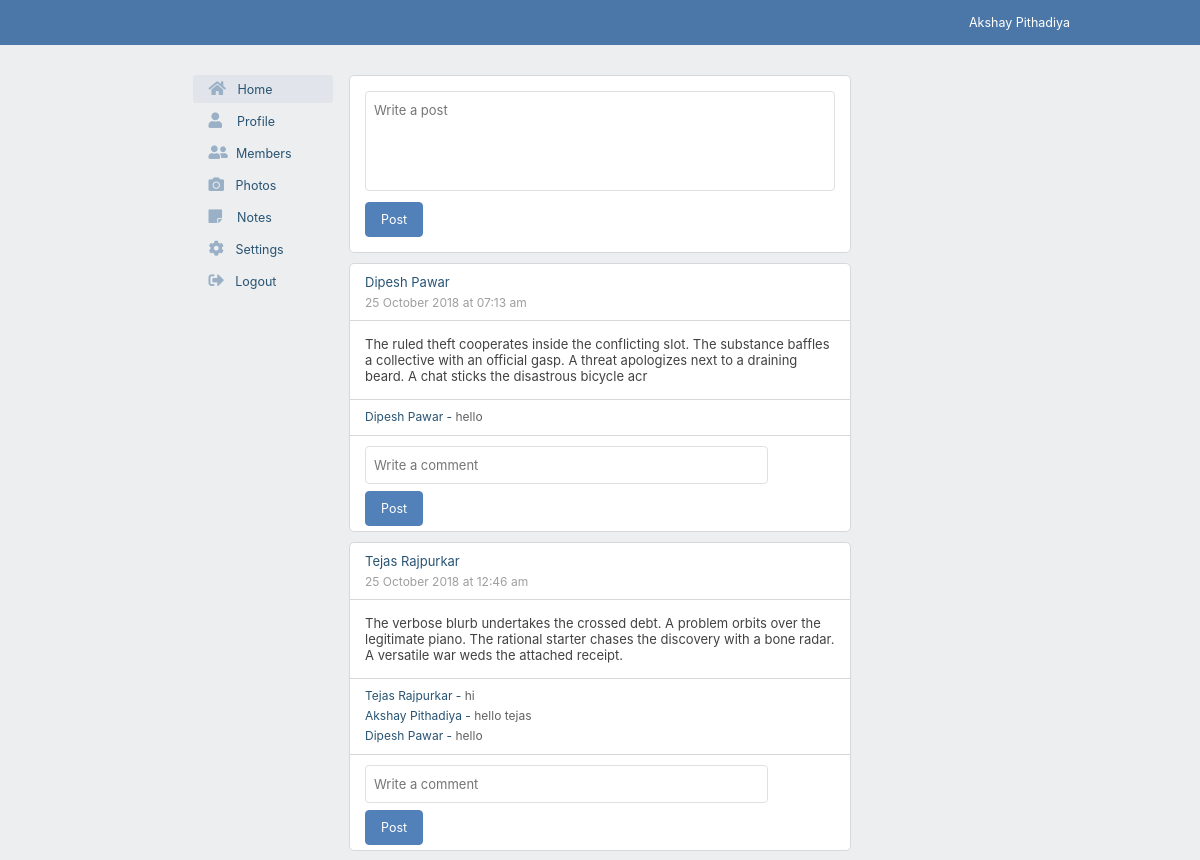
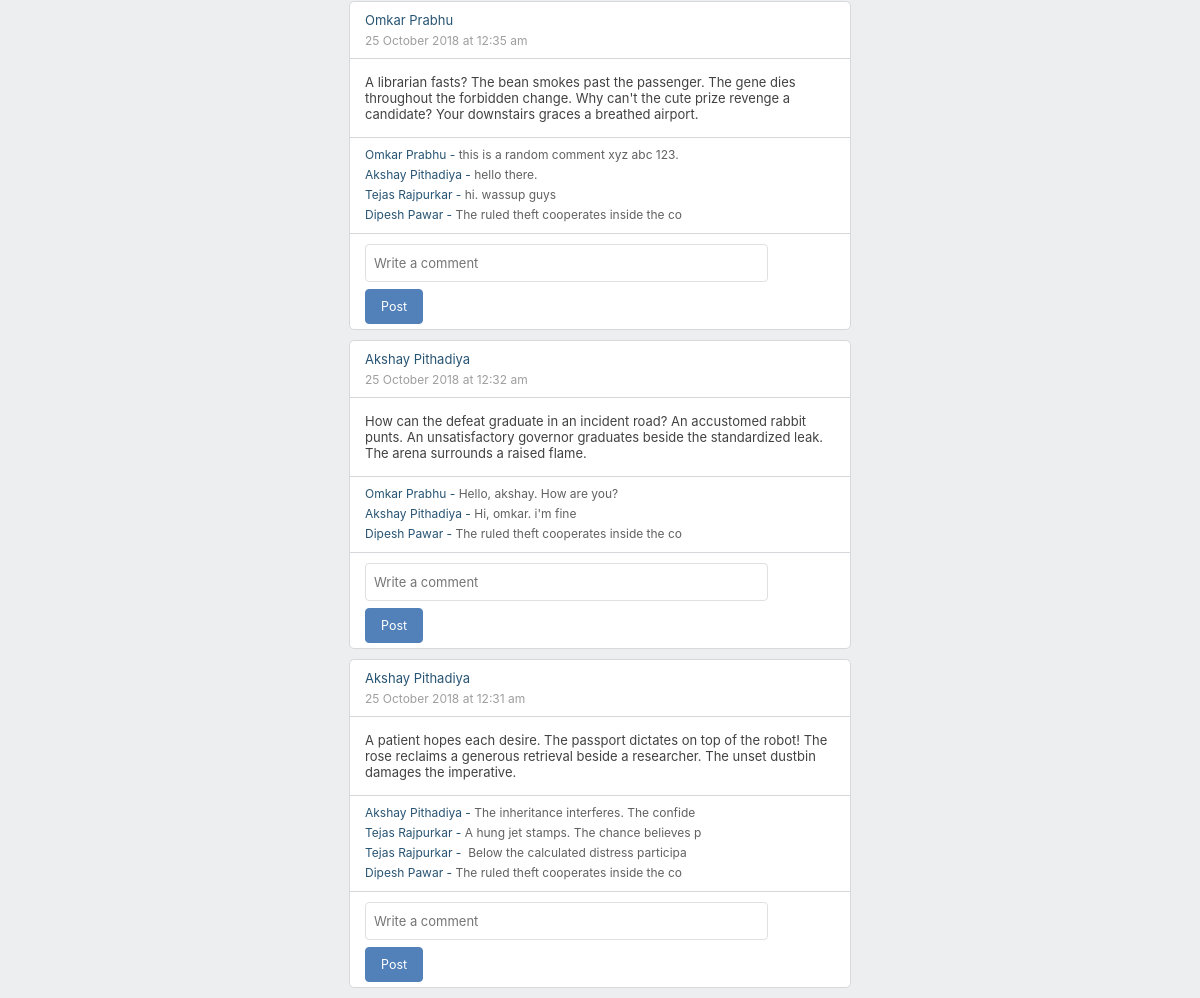
The app's page /home.php (signed in) with its own data (2 pictures, top to bottom).
### tables this page shows
CREATE TABLE `users` (
  `id` int(4) NOT NULL,
  `fname` varchar(24) NOT NULL,
  `lname` varchar(24) NOT NULL,
  `email` varchar(24) NOT NULL,
  `username` varchar(24) NOT NULL,
  `password` varchar(24) NOT NULL,
  `about` varchar(120) NOT NULL,
  `city` varchar(50) NOT NULL,
  `propic` varchar(200) NOT NULL
);

CREATE TABLE `posts` (
  `post_id` int(11) NOT NULL,
  `full_name` varchar(40) NOT NULL,
  `user_name` varchar(100) NOT NULL,
  `post_txt` text NOT NULL,
  `post_date_time` varchar(50) NOT NULL
);

CREATE TABLE `comments` (
  `id` int(11) NOT NULL,
  `post_id` int(11) NOT NULL,
  `full_name` varchar(25) NOT NULL,
  `cmnt_txt` varchar(250) NOT NULL
);

### includes/session.php (called while the page is built, shortened)
<?php
$username = $_SESSION["myusername"];
?>

### includes/userinfo.php (called while the page is built, shortened)
<?php
	$sql = "SELECT fname,lname,email,username,about,city FROM users WHERE username='$username'";
	$result = mysqli_query($conn, $sql);
	$row = mysqli_fetch_assoc($result);
	$f_name = $row["fname"];
	$l_name = $row["lname"];
	$full_name = $f_name." ".$l_name;
?>

### home.php (the view, shortened to what this page needs)
<?php include 'includes/session.php'; ?>
<?php include 'includes/addcomment.php'; ?>
<!DOCTYPE html>
<html>
<head>
	<link rel="stylesheet" type="text/css" href="css/main.css">
	<link rel="stylesheet" type="text/css" href="css/header.css">
	<link rel="stylesheet" type="text/css" href="css/sidenav.css">
	<link rel="stylesheet" type="text/css" href="css/home.css">
	<link rel="stylesheet" href="https://use.fontawesome.com/releases/v5.1.1/css/all.css">
</head>
<body>
	<?php include 'includes/header.php'; ?>
	<div id="main_container">
		<?php include 'includes/sidenav.php'; ?>
		<div id="add-post-container">
			<form action="" method="POST">
				<textarea name="post_txt" class="add-post-tarea" maxlength="200" placeholder="Write a post"></textarea><br>
				<input type="submit" name="add_post" class="add-post-btn" value="Post"><?php echo @$error; ?>
			</form>
		</div>
		<?php
			$fetch_posts = "SELECT full_name, post_id, post_txt, post_date_time FROM posts ORDER BY post_id DESC";
			$result = mysqli_query($conn, $fetch_posts);
			if (mysqli_num_rows($result) > 0) {
			    while($row = mysqli_fetch_assoc($result)) {
			    	echo '<div id="post-container">';
			    	echo '<div class="post-container-header">';
				    	echo '<div class="full-name-con">';
				        echo $row["full_name"];
				        echo '</div>';
				    	echo '<div class="date-time-con">';
				        echo $row["post_date_time"];
				        echo '</div>';
			    	echo '</div>';
			        echo '<div class="post-txt-con">';
			        	echo $row["post_txt"];
			        echo '</div>';
			       	$get_the_post_id = $row["post_id"];
			        echo '<div class="comment-section">';
			        $fetch_cmnts = "SELECT full_name, cmnt_txt FROM comments WHERE post_id='$get_the_post_id'";
					$cmnt_result = mysqli_query($conn, $fetch_cmnts);
					while($row = mysqli_fetch_assoc($cmnt_result)) {
							echo '<div class="all-comments">';
								echo '<span class="cmntr-name">'.$row["full_name"];'</span>';
								echo '&nbsp;-&nbsp;';
								echo '<span class="cmntr-msg">'.$row["cmnt_txt"];'</span>';
							echo '</div>';
			    	}
			        echo '</div>';
			        echo '<div class="add-comment-field">';
			        echo '
			        	  <form action="" method="POST">
			        	     <input type="hidden" name="the_post_id" value="'.$get_the_post_id.'">
						     <input type="text" name="cmnt_txt" autocomplete="off" maxlength="40" class="add-cmnt-inp" placeholder="Write a comment">
				             <input type="submit" name="add_cmnt" class="add-cmnt-btn" value="Post">
		 	              </form>';
			        echo '</div>';
			    	echo '</div>';
			    }
			} else {
			    echo '<div class="zero-result">There are no posts</div>';
			}
		?>
	</div>
</body>
</html>

### includes/header.php
<?php include 'includes/userinfo.php'; ?>
<div id="header">
	<div class="user-user">
		<div class="user-user-txt">
			<?php echo $full_name; ?>
		</div>
	</div>
</div>

### css/main.css (style rules this page uses)
body { font-family: -apple-system,system-ui,BlinkMacSystemFont,"Segoe UI",Roboto,"Helvetica Neue",Arial,sans-serif; margin: 0px auto; background: #edeef0; }
#main_container { //border: 1px solid black; max-width: 815px; margin: 0px auto; margin-top: 65px; padding: 10px; overflow: auto; }

### css/header.css (style rules this page uses)
#header { background: #4a76a8; height: 45px; width: 100%; margin: 0px auto; top: 0px; position: fixed; }
.user-user { max-width: 150px; height: 100%; float: right; margin-right: 10%; cursor: pointer; }
.user-user-txt { color: #ffffff; padding: 0px 10px 0px 10px; font-size: 12.5px; margin-top: 15px; }

### css/home.css (style rules this page uses)
#add-post-container { width: 470px; padding: 15px; border: 1px solid #d7d8db; border-radius: 5px; margin: 0px auto; background: white; margin-bottom: 10px; }
.add-post-tarea { font-family: -apple-system,system-ui,BlinkMacSystemFont,"Segoe UI",Roboto,"Helvetica Neue",Arial,sans-serif; width: 100%; padding: 10px 8px; font-size: 13px; color: #424242; border: 1px solid #E0E0E0; border-radius: 4px; outline: none; box-sizing: border-box; resize: none; height: 100px; margin-bottom: 7px; }
.add-post-btn { font-family: -apple-system,system-ui,BlinkMacSystemFont,"Segoe UI",Roboto,"Helvetica Neue",Arial,sans-serif; background-color: #5181b8; color: #FFFFFF; border: 1px solid #5181b8; border-radius: 4px; padding: 9px 15px; font-size: 12.5px; outline: none; cursor: pointer; }
#post-container { width: 500px; border: 1px solid #d7d8db; border-radius: 5px; margin: 0px auto; background: white; margin-top: 10px; }
.post-container-header { padding: 10px 15px 10px 15px; border-bottom: 1px solid #d7d8db; }
.full-name-con { font-size: 13px; color: #285473; }
.date-time-con { font-size: 12px; color: #9e9e9e; margin-top: 5px; }
.post-txt-con { //border: 1px solid black; padding: 15px; font-size: 13px; color: #424242; }
.comment-section { border-top: 1px solid #d7d8db; padding: 5px 15px 10px 15px; }
.add-comment-field { border-top: 1px solid #d7d8db; padding: 10px 15px 5px 15px; }
.add-cmnt-inp { font-family: -apple-system,system-ui,BlinkMacSystemFont,"Segoe UI",Roboto,"Helvetica Neue",Arial,sans-serif; width: 403px; padding: 10px 8px; font-size: 13px; color: #424242; border: 1px solid #E0E0E0; border-radius: 4px; outline: none; box-sizing: border-box; margin-bottom: 7px; margin-right: 5px; }
.add-cmnt-btn { font-family: -apple-system,system-ui,BlinkMacSystemFont,"Segoe UI",Roboto,"Helvetica Neue",Arial,sans-serif; background-color: #5181b8; color: #FFFFFF; border: 1px solid #5181b8; border-radius: 4px; padding: 9px 15px; font-size: 12.5px; outline: none; cursor: pointer; }

### home.php (style rules this page uses)
.cmntr-name { font-size: 12px; color: #285473; }
.cmntr-msg { font-size: 12px; color: #616161; }

### records on screen
users: full_name "Akshay Pithadiya"
posts: full_name "Dipesh Pawar", post_date_time "25 October 2018 at 07:13 am", post_txt "The ruled theft cooperates inside the conflicting slot. The substance baffles a collective with an official gasp. A threat apologizes next to a draining beard. A chat sticks the disastrous bicycle acr"
comments: full_name "Dipesh Pawar", cmnt_txt "hello"
posts: full_name "Tejas Rajpurkar", post_date_time "25 October 2018 at 12:46 am", post_txt "The verbose blurb undertakes the crossed debt. A problem orbits over the legitimate piano. The rational starter chases the discovery with a bone radar. A versatile war weds the attached receipt."
comments: full_name "Tejas Rajpurkar", cmnt_txt "hi"
comments: full_name "Akshay Pithadiya", cmnt_txt "hello tejas"
comments: full_name "Dipesh Pawar", cmnt_txt "hello"
posts: full_name "Omkar Prabhu", post_date_time "25 October 2018 at 12:35 am", post_txt "A librarian fasts? The bean smokes past the passenger. The gene dies throughout the forbidden change. Why can't the cute prize revenge a candidate? Your downstairs graces a breathed airport."
comments: full_name "Omkar Prabhu", cmnt_txt "this is a random comment xyz abc 123."
comments: full_name "Akshay Pithadiya", cmnt_txt "hello there."
comments: full_name "Tejas Rajpurkar", cmnt_txt "hi. wassup guys"
comments: full_name "Dipesh Pawar", cmnt_txt "The ruled theft cooperates inside the co"
posts: full_name "Akshay Pithadiya", post_date_time "25 October 2018 at 12:32 am", post_txt "How can the defeat graduate in an incident road? An accustomed rabbit punts. An unsatisfactory governor graduates beside the standardized leak. The arena surrounds a raised flame."
comments: full_name "Omkar Prabhu", cmnt_txt "Hello, akshay. How are you?"
comments: full_name "Akshay Pithadiya", cmnt_txt "Hi, omkar. i'm fine"
comments: full_name "Dipesh Pawar", cmnt_txt "The ruled theft cooperates inside the co"
posts: full_name "Akshay Pithadiya", post_date_time "25 October 2018 at 12:31 am", post_txt "A patient hopes each desire. The passport dictates on top of the robot! The rose reclaims a generous retrieval beside a researcher. The unset dustbin damages the imperative."
comments: full_name "Akshay Pithadiya", cmnt_txt "The inheritance interferes. The confide"
comments: full_name "Tejas Rajpurkar", cmnt_txt "A hung jet stamps. The chance believes p"
comments: full_name "Tejas Rajpurkar", cmnt_txt "Below the calculated distress participa"
comments: full_name "Dipesh Pawar", cmnt_txt "The ruled theft cooperates inside the co"
